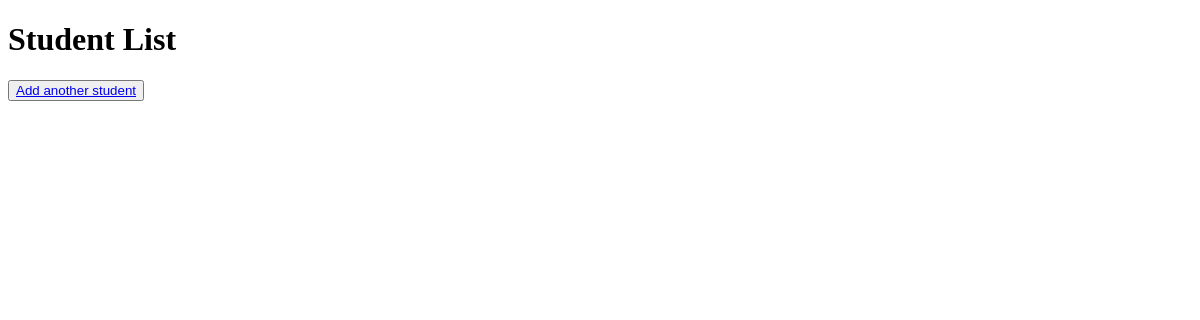
/studview/, run on an earlier commit of the app's database.
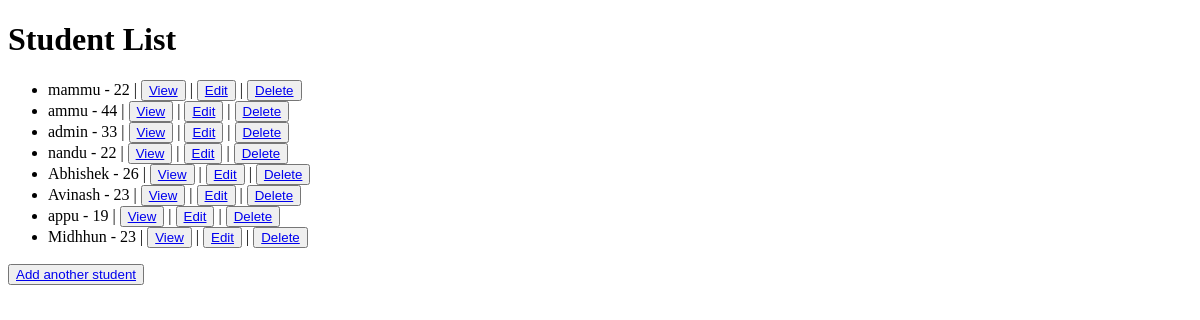
And on a later commit of the database.
### myapp/models.py (models this page shows, shortened)
class Stud(models.Model):
    name=models.CharField(max_length=30)
    age=models.IntegerField()

### myapp/views.py (the view)
# urls.py: path('studview/', StudentViews.as_view(), name='studview'),
class StudentViews(ListView):
    model = Stud
    template_name = 'stusdview.html'

### myapp/Templates/stusdview.html (shortened to what this page needs)
<!DOCTYPE html>
<html lang="en">
<head>
</head>
<body>
<h1>Student List</h1>
<ul>
   {% for i in object_list %}
     <li>
        {{ i.name }} - {{ i.age }}
        | <button><a href="{% url 'detail' i.id %}">View</a></button>
        | <button><a href="{% url 'update' i.id %}">Edit</a></button>
        | <button><a href="{% url 'delete' i.id %}">Delete</a></button>
     </li>
  {% endfor %}
</ul>
<button><a href="{% url 'studentcreate' %}">Add another student</a></button>
</body>
</html>

What changed in the data, as far as the page shows it:
added Stud: name "mammu", age "22"
added Stud: name "ammu", age "44"
added Stud: name "admin", age "33"
added Stud: name "nandu", age "22"
added Stud: name "Abhishek", age "26"
added Stud: name "Avinash", age "23"
added Stud: name "appu", age "19"
added Stud: name "Midhhun", age "23"
